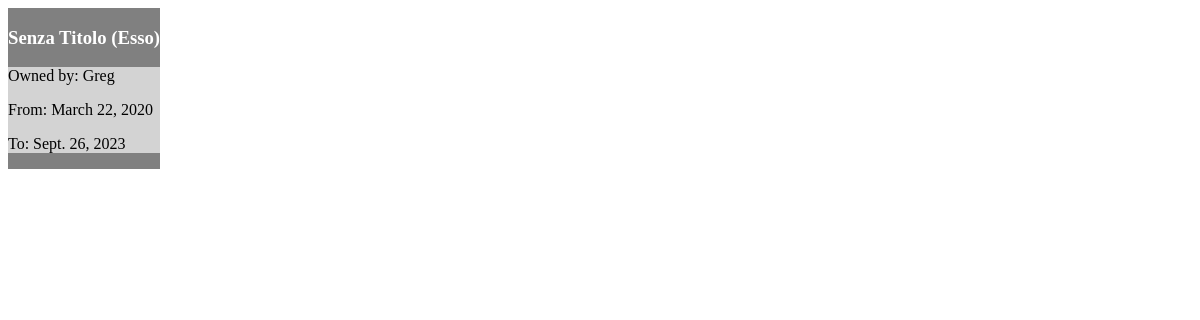
The page /art_auth/ on the database as committed earlier.
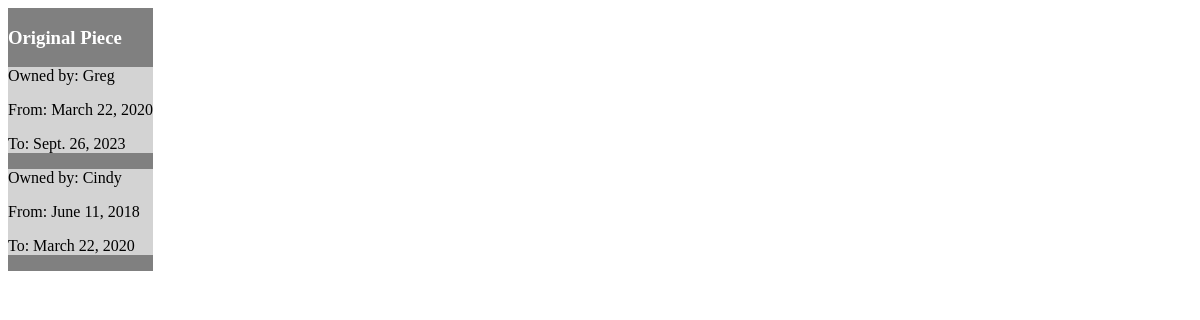
The same page on the database as committed later.
### src/art_auth/models.py (models this page shows, shortened)
class Art(models.Model):
    title = models.CharField(max_length=100)
    creation_date = models.ForeignKey(CreationDate, on_delete=models.PROTECT)
    dimensions = models.CharField(
        validators=[
            RegexValidator(
                regex=r"^[\d,]+x[\d,]+$",
                message="Entry should follow format: 100x100",
                code="invalid_dimensions"
            )], max_length=100)
    technique = models.ForeignKey(Technique, on_delete=models.PROTECT)
    genre = models.ForeignKey(Genre, on_delete=models.PROTECT)
    description = models.TextField(blank=True)
    archive_code = models.CharField(max_length=100, unique=True)
    photo_notes = models.TextField(blank=True)

class Ownership(models.Model):
    art = models.ForeignKey(Art, on_delete=models.CASCADE)
    owner = models.ForeignKey(Owner, on_delete=models.CASCADE)
    start_date = models.DateField(blank=True, null=True)
    end_date = models.DateField(blank=True, null=True)

class Owner(models.Model):
    name = models.CharField(max_length=100)
    art = models.ManyToManyField(Art, through="Ownership")

### src/art_auth/views.py (the view)
# urls.py: path("", views.IndexView.as_view(), name="index")
class IndexView(View):
    template_name = "art_auth/index.html"
    def get(self, request):
        owned_art = Art.objects.filter(ownership__owner__isnull=False).distinct()
        art_ownerships = {}
        for a in owned_art:
            art_ownerships[a] = list(a.ownership_set.all())
        return render(request, self.template_name, {'owner_history': art_ownerships})

### src/art_auth/templates/art_auth/index.html
{% load static %}
<div style="display: flex; gap: 50px">
    {% for art, history in owner_history.items %}
        <div style="background-color: grey">
            <h3 style="color: white">{{ art.title }}</h3>
            {% for ownership in history %}
                <div style="background-color: lightgrey">
                <p>Owned by: {{ ownership.owner.name }}</p>
                <p>From: {{ ownership.start_date }}</p>
                <p>To: {{ ownership.end_date }}</p>
                </div>
            {% endfor %}
        </div>
    {% endfor %}
</div>

Rows that differ between the two databases and show on the page:
changed Art: title "Senza Titolo (Esso)" → "Original Piece"
added Ownership: owner.name "Cindy", start_date "June 11, 2018", end_date "March 22, 2020"
